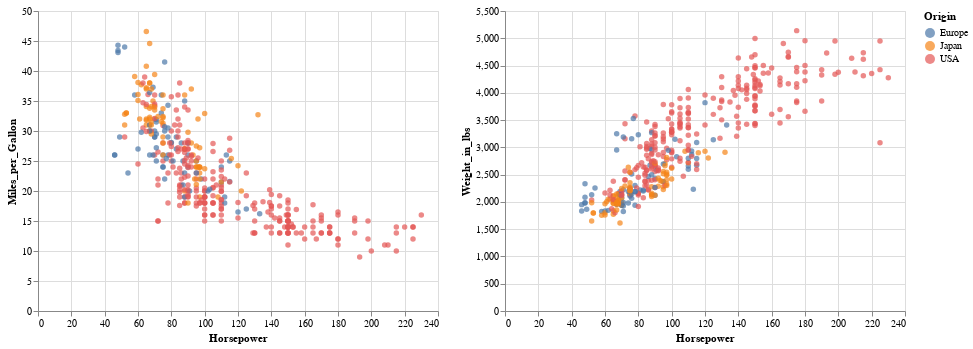

Here is the notebook cell this chart was saved with:
### Markdown cell above
There is only one interval selection above,
if I start dragging in another plot,
the first selection disappears.
I can modify this behavior
and change it so that each subplot gets its own selection
and that points within any section are highlighted within all plots
by setting `resolve='union'`.

### Code cell
brush = alt.selection_interval(resolve='union')  # The default is 'global'

points = (alt.Chart(cars).mark_circle().encode(
    x='Horsepower',
    y='Miles_per_Gallon',
    color=alt.condition(brush, 'Origin', alt.value('lightgray')))
.add_selection(brush))

points | points.encode(y='Weight_in_lbs')

### Figure 1 — Vega-Lite specification as saved in the notebook (floating-point values rounded to 4 significant figures; data arrays with more than 128 entries replaced by an {"elided": "..."} marker saying what was removed)
{"config": {"view": {"continuousWidth": 400, "continuousHeight": 300}}, "hconcat": [{"mark": "circle", "encoding": {"color": {"condition": {"type": "nominal", "field": "Origin", "selection": "selector114"}, "value": "lightgray"}, "x": {"type": "quantitative", "field": "Horsepower"}, "y": {"type": "quantitative", "field": "Miles_per_Gallon"}}, "selection": {"selector114": {"type": "interval", "resolve": "union"}}}, {"mark": "circle", "encoding": {"color": {"condition": {"type": "nominal", "field": "Origin", "selection": "selector114"}, "value": "lightgray"}, "x": {"type": "quantitative", "field": "Horsepower"}, "y": {"type": "quantitative", "field": "Weight_in_lbs"}}, "selection": {"selector114": {"type": "interval", "resolve": "union"}}}], "data": {"name": "data-f02450ab61490a1363517a0190416235"}, "$schema": "https://vega.github.io/schema/vega-lite/v4.8.1.json", "datasets": {"data-f02450ab61490a1363517a0190416235": {"elided": "406 records"}}}
